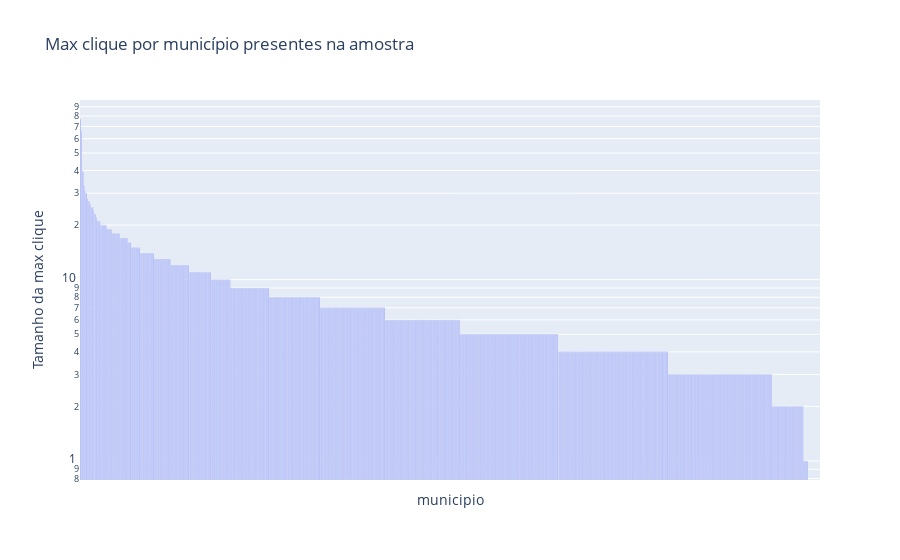

Notebook source saved alongside this figure:
### Code cell
import plotly.express as px
def plota_max_clique_por_municipio_geral(df):
    df = df
    fig = px.bar(df, x="municipio", y='max_clique', log_y=True,
                       title="Max clique por município presentes na amostra",
                       labels={
                       'nom_entidade' : "Municípios"
                       }
                      )
    fig.update_xaxes(visible=True, showticklabels=False)
    fig.update_xaxes(categoryorder="total descending")
    fig.update_yaxes(title='Tamanho da max clique')
    fig.write_image("images/max_clique_por_municipio_geral.jpg")
    fig.show()

plota_max_clique_por_municipio_geral(df)

### Figure 1 — Plotly figure (JSON) as saved in the notebook; plotly's stock layout.template omitted (floating-point values rounded to 4 significant figures; data arrays with more than 128 entries replaced by an {"elided": "..."} marker saying what was removed)
{"data": [{"alignmentgroup": "True", "hovertemplate": "municipio=%{x}<br>max_clique=%{y}<extra></extra>", "legendgroup": "", "marker": {"color": "#636efa"}, "name": "", "offsetgroup": "", "orientation": "v", "showlegend": false, "textposition": "auto", "type": "bar", "x": {"elided": "842 str values"}, "xaxis": "x", "y": {"elided": "842 int values"}, "yaxis": "y"}], "layout": {"barmode": "relative", "legend": {"tracegroupgap": 0}, "title": {"text": "Max clique por município presentes na amostra"}, "xaxis": {"anchor": "y", "categoryorder": "total descending", "domain": [0, 1], "showticklabels": false, "title": {"text": "municipio"}, "visible": true}, "yaxis": {"anchor": "x", "domain": [0, 1], "title": {"text": "Tamanho da max clique"}, "type": "log"}}}
